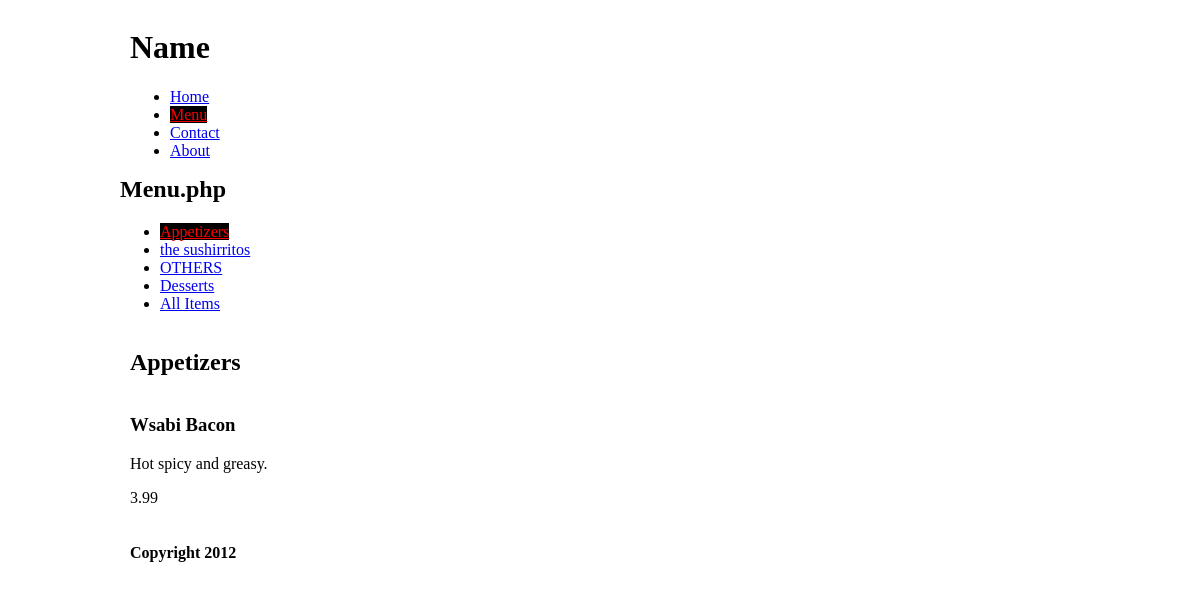
The page /site/menu.php?category=appetizers on the database its author committed.
### tables this page shows
CREATE TABLE IF NOT EXISTS `menu_categories` (
  `id` mediumint(8) unsigned NOT NULL AUTO_INCREMENT,
  `name` varchar(40) NOT NULL,
  `slug` varchar(40) NOT NULL,
  `description` text NOT NULL,
  `sort` mediumint(9) NOT NULL,
  PRIMARY KEY (`id`)
);

CREATE TABLE IF NOT EXISTS `menu` (
  `id` mediumint(8) unsigned NOT NULL AUTO_INCREMENT,
  `name` varchar(100) NOT NULL,
  `price` decimal(5,2) NOT NULL,
  `price_per_glass` decimal(5,2) NOT NULL,
  `description` mediumtext NOT NULL,
  `category` varchar(40) NOT NULL,
  PRIMARY KEY (`id`)
);

### site/menu.php (the view, shortened to what this page needs)
<?php include( "header.php" ); ?>
    	<h2>Menu.php</h2>
    <div>
		<ul>
			<?php
				$sql = "SELECT * FROM menu_categories ORDER BY sort";
				$results = mysql_query( $sql );
				$current_cat = $_GET['category'];
				while( $row = mysql_fetch_array( $results ) ) {
					$name = $row['name'];
					$slug = $row['slug'];
					$url = $_SERVER['PHP_SELF'] . "?category=$slug";
					if ($current_cat==$slug) {
						$selected = "class='selected' ";
					} else {
						$selected = "";
					}
					echo "<li><a $selected href='$url'>$name</a></li>";
				}
				if ( !isset($_GET['category']) ) {
					$selected = "class='selected' ";
				} else {
					$selected = "";
				}
			?>
			<li><a <?php echo $selected; ?> href="<?php echo $_SERVER['PHP_SELF']; ?>">All Items</a></li>
		</ul>
    </div>
      <?php
				if ( isset( $_GET['category'] ) ) {
					$cat = $_GET['category'];
					$sql = "SELECT
								menu.name,
								menu.price,
								menu.description,
								menu_categories.name as category
							FROM
								menu, menu_categories
							WHERE
								menu.category = menu_categories.id
							AND
								menu_categories.slug = '$cat'
							ORDER BY
								menu_categories.sort, menu.name";
				}
				$results = mysql_query( $sql );
				$current_category = "";
				while( $row = mysql_fetch_array( $results ) ) {
					$name 			= $row['name'];
					$description 	= $row['description'];
					$price 			= $row['price'];
					$category 		= $row['category'];
					if ( $category != $current_category ) {
						echo "<h2 class='grid_12'>$category</h2>";
						$current_category = $category;
					}
					echo "<div class='menu-item grid_3'>
							<h3>$name</h3>
							<p>$description</p>
							<p>$price</p>
						</div>";
				}
			?>
<?php include( "footer.php" ); ?>

### site/960.css (style rules this page uses)
body { min-width: 960px; }
.grid_1, .grid_2, .grid_3, .grid_4, .grid_5, .grid_6, .grid_7, .grid_8, .grid_9, .grid_10, .grid_11, .grid_12, .grid_13, .grid_14, .grid_15, .grid_16 { display: inline; float: left; margin-left: 10px; margin-right: 10px; }
.container_12 .grid_3, .container_16 .grid_4 { width: 220px; }
.container_12 .grid_12, .container_16 .grid_16 { width: 940px; }

### site/style.css (style rules this page uses)
.selected, .current-page { color:red; background: black; }

### rows shown on the page
menu_categories: name "Appetizers"
menu_categories: name "the sushirritos"
menu_categories: name "OTHERS"
menu_categories: name "Desserts"
menu: menu_categories.name "Appetizers", name "Wsabi Bacon", description "Hot spicy and greasy.", price "3.99"
